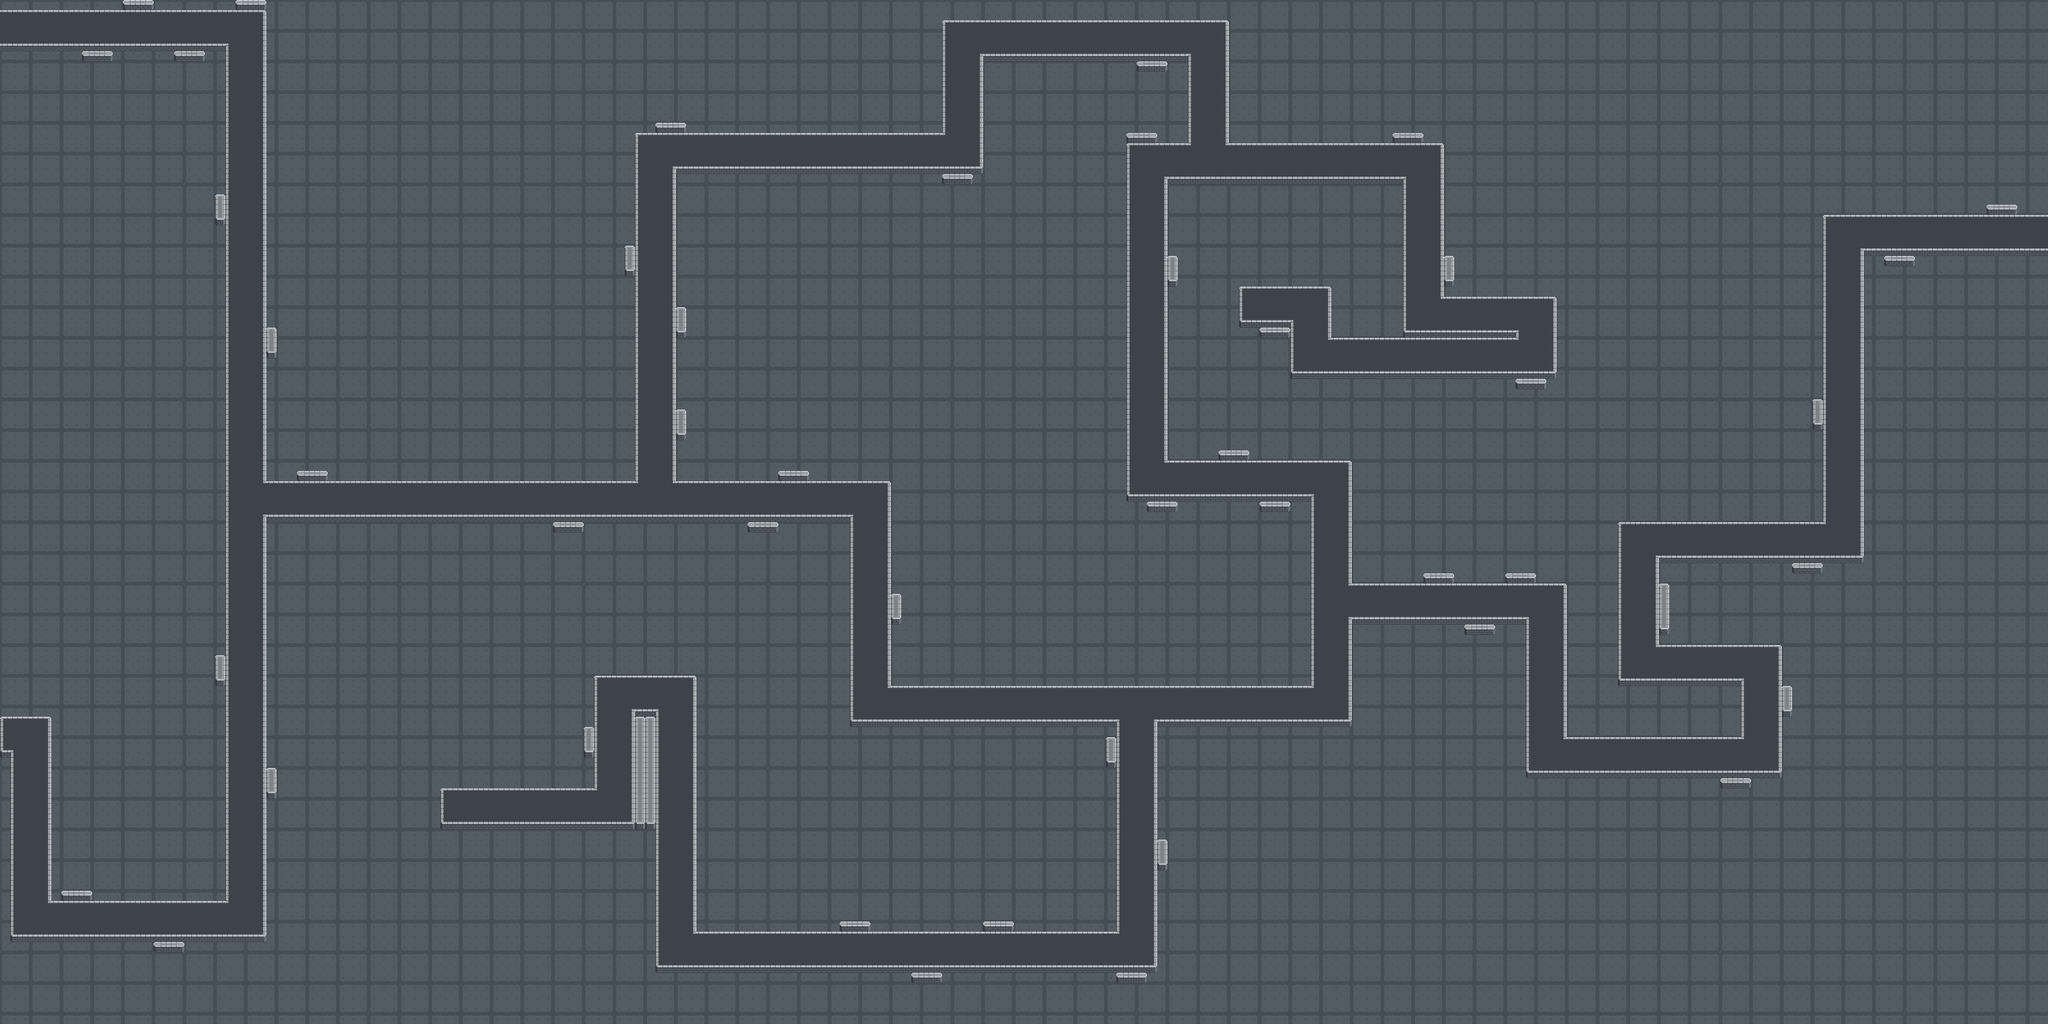

This game map was drawn from its Tiled (.tmx) file and the tilesets committed beside it. A one-line description and the trimmed map source follow:
An orthogonal 200x100 tile map with 16x16 px tiles, 2 tile layers (Layer1, wall), 1 hidden layer not drawn, 3 tilesets.

<map version="1.10" tiledversion="1.12.2" orientation="orthogonal" renderorder="right-down" width="200" height="100" tilewidth="16" tileheight="16" infinite="0" nextlayerid="5" nextobjectid="1">
 <tileset firstgid="1" source="Tileset_1.tsx" />
 <tileset firstgid="25" source="Tileset_2.tsx" />
 <tileset firstgid="49" source="Tileset_3.tsx" />
 <layer id="1" name="Layer1" width="200" height="100">
  <data>[20000 cells, 20000 non-empty, 9 distinct tile ids]</data>
 </layer>
 <layer id="2" name="wall" width="200" height="100">
  <data>[20000 cells, 19609 non-empty, 20 distinct tile ids]</data>
 </layer>
 <layer id="3" name="collision" width="200" height="100" visible="0">
  <data>[20000 cells, 1636 non-empty, 1 distinct tile ids]</data>
 </layer>
 <objectgroup id="4" name="interact" />
</map>
